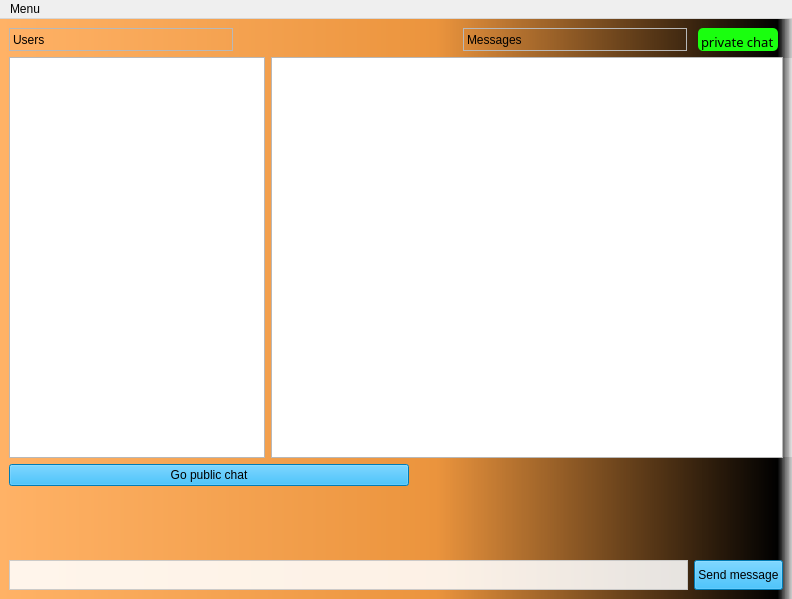
<?xml version="1.0" encoding="UTF-8"?>
<ui version="4.0">
 <class>MainWindow</class>
 <widget class="QMainWindow" name="MainWindow">
  <property name="geometry">
   <rect>
    <x>0</x>
    <y>0</y>
    <width>792</width>
    <height>599</height>
   </rect>
  </property>
  <property name="sizePolicy">
   <sizepolicy hsizetype="Expanding" vsizetype="Expanding">
    <horstretch>0</horstretch>
    <verstretch>0</verstretch>
   </sizepolicy>
  </property>
  <property name="minimumSize">
   <size>
    <width>0</width>
    <height>0</height>
   </size>
  </property>
  <property name="windowTitle">
   <string>MainWindow</string>
  </property>
  <widget class="QWidget" name="centralwidget">
   <property name="sizePolicy">
    <sizepolicy hsizetype="Expanding" vsizetype="Expanding">
     <horstretch>0</horstretch>
     <verstretch>0</verstretch>
    </sizepolicy>
   </property>
   <property name="styleSheet">
    <string notr="true">#centralwidget {
background-color: qlineargradient(spread:pad, x1:0, y1:0, x2:1, y2:0, stop:0 rgba(255, 178, 102, 255), stop:0.55 rgba(235, 148, 61, 255), stop:0.98 rgba(0, 0, 0, 255), stop:1 rgba(0, 0, 0, 0))
}</string>
   </property>
   <layout class="QVBoxLayout" name="verticalLayout_2">
    <item>
     <layout class="QVBoxLayout" name="verticalLayout" stretch="0,1,0,0,0,0">
      <property name="topMargin">
       <number>0</number>
      </property>
      <item>
       <layout class="QHBoxLayout" name="horizontalLayout_3" stretch="0,0,0,0">
        <property name="bottomMargin">
         <number>0</number>
        </property>
        <item>
         <widget class="QLabel" name="usersLable">
          <property name="sizePolicy">
           <sizepolicy hsizetype="Expanding" vsizetype="Expanding">
            <horstretch>0</horstretch>
            <verstretch>0</verstretch>
           </sizepolicy>
          </property>
          <property name="frameShape">
           <enum>QFrame::StyledPanel</enum>
          </property>
          <property name="text">
           <string>Users</string>
          </property>
         </widget>
        </item>
        <item>
         <spacer name="horizontalSpacer">
          <property name="orientation">
           <enum>Qt::Horizontal</enum>
          </property>
          <property name="sizeHint" stdset="0">
           <size>
            <width>40</width>
            <height>20</height>
           </size>
          </property>
         </spacer>
        </item>
        <item>
         <widget class="QLabel" name="messageLable">
          <property name="sizePolicy">
           <sizepolicy hsizetype="Expanding" vsizetype="Expanding">
            <horstretch>0</horstretch>
            <verstretch>0</verstretch>
           </sizepolicy>
          </property>
          <property name="layoutDirection">
           <enum>Qt::LeftToRight</enum>
          </property>
          <property name="frameShape">
           <enum>QFrame::StyledPanel</enum>
          </property>
          <property name="text">
           <string>Messages</string>
          </property>
         </widget>
        </item>
        <item>
         <widget class="QLabel" name="chatTypeLable">
          <property name="font">
           <font>
            <family>Academy Engraved LET</family>
            <pointsize>10</pointsize>
           </font>
          </property>
          <property name="styleSheet">
           <string notr="true">#chatTypeLable {
background-color: rgb(26, 255, 15);
color:rgb(0, 0, 0);
padding: 5,0,5,0;
margin-left: 5px;
margin-right: 5px;
border-radius: 5px;
}</string>
          </property>
          <property name="frameShape">
           <enum>QFrame::StyledPanel</enum>
          </property>
          <property name="text">
           <string>private chat</string>
          </property>
         </widget>
        </item>
       </layout>
      </item>
      <item>
       <layout class="QHBoxLayout" name="horizontalLayout_2" stretch="0,0">
        <item>
         <widget class="QListWidget" name="usersListWidget">
          <property name="sizePolicy">
           <sizepolicy hsizetype="Minimum" vsizetype="MinimumExpanding">
            <horstretch>0</horstretch>
            <verstretch>0</verstretch>
           </sizepolicy>
          </property>
          <property name="minimumSize">
           <size>
            <width>200</width>
            <height>150</height>
           </size>
          </property>
          <property name="styleSheet">
           <string notr="true">QListWidget{ 
selection-background-color: rgba(197, 197, 197, 140);
 selection-color: white; 
}</string>
          </property>
         </widget>
        </item>
        <item>
         <widget class="QListWidget" name="messagesListWidget">
          <property name="sizePolicy">
           <sizepolicy hsizetype="MinimumExpanding" vsizetype="MinimumExpanding">
            <horstretch>0</horstretch>
            <verstretch>0</verstretch>
           </sizepolicy>
          </property>
          <property name="minimumSize">
           <size>
            <width>300</width>
            <height>150</height>
           </size>
          </property>
          <property name="styleSheet">
           <string notr="true">QListWidget{ 
selection-background-color: rgba(197, 197, 197, 140);
 selection-color: white; 
}</string>
          </property>
          <property name="verticalScrollBarPolicy">
           <enum>Qt::ScrollBarAsNeeded</enum>
          </property>
          <property name="horizontalScrollBarPolicy">
           <enum>Qt::ScrollBarAlwaysOff</enum>
          </property>
          <property name="sizeAdjustPolicy">
           <enum>QAbstractScrollArea::AdjustToContents</enum>
          </property>
          <property name="autoScroll">
           <bool>false</bool>
          </property>
          <property name="showDropIndicator" stdset="0">
           <bool>false</bool>
          </property>
          <property name="textElideMode">
           <enum>Qt::ElideLeft</enum>
          </property>
          <property name="verticalScrollMode">
           <enum>QAbstractItemView::ScrollPerPixel</enum>
          </property>
          <property name="horizontalScrollMode">
           <enum>QAbstractItemView::ScrollPerItem</enum>
          </property>
          <property name="batchSize">
           <number>100</number>
          </property>
          <property name="currentRow">
           <number>-1</number>
          </property>
         </widget>
        </item>
       </layout>
      </item>
      <item>
       <layout class="QVBoxLayout" name="verticalLayout_3">
        <property name="bottomMargin">
         <number>0</number>
        </property>
        <item>
         <widget class="QPushButton" name="goToPublicChat">
          <property name="sizePolicy">
           <sizepolicy hsizetype="Maximum" vsizetype="MinimumExpanding">
            <horstretch>0</horstretch>
            <verstretch>0</verstretch>
           </sizepolicy>
          </property>
          <property name="minimumSize">
           <size>
            <width>400</width>
            <height>0</height>
           </size>
          </property>
          <property name="layoutDirection">
           <enum>Qt::LeftToRight</enum>
          </property>
          <property name="autoFillBackground">
           <bool>false</bool>
          </property>
          <property name="styleSheet">
           <string notr="true">QPushButton {
background-color: rgb(0, 173, 255);
}</string>
          </property>
          <property name="text">
           <string>Go public chat</string>
          </property>
         </widget>
        </item>
       </layout>
      </item>
      <item>
       <spacer name="verticalSpacer">
        <property name="orientation">
         <enum>Qt::Vertical</enum>
        </property>
        <property name="sizeHint" stdset="0">
         <size>
          <width>20</width>
          <height>40</height>
         </size>
        </property>
       </spacer>
      </item>
      <item>
       <widget class="QLabel" name="userDataDescription">
        <property name="enabled">
         <bool>true</bool>
        </property>
        <property name="sizePolicy">
         <sizepolicy hsizetype="Preferred" vsizetype="Minimum">
          <horstretch>0</horstretch>
          <verstretch>0</verstretch>
         </sizepolicy>
        </property>
        <property name="minimumSize">
         <size>
          <width>0</width>
          <height>12</height>
         </size>
        </property>
        <property name="font">
         <font>
          <family>Arial</family>
          <pointsize>14</pointsize>
          <italic>true</italic>
         </font>
        </property>
        <property name="text">
         <string/>
        </property>
       </widget>
      </item>
      <item>
       <layout class="QHBoxLayout" name="horizontalLayoutBottom" stretch="0,0">
        <item>
         <widget class="QTextEdit" name="messageTextEdit">
          <property name="sizePolicy">
           <sizepolicy hsizetype="Expanding" vsizetype="Minimum">
            <horstretch>0</horstretch>
            <verstretch>0</verstretch>
           </sizepolicy>
          </property>
          <property name="minimumSize">
           <size>
            <width>0</width>
            <height>30</height>
           </size>
          </property>
          <property name="styleSheet">
           <string notr="true">#messageTextEdit {
background-color: rgba(255, 255, 255, 222);
color: rgb(0, 0, 0);
}</string>
          </property>
          <property name="placeholderText">
           <string/>
          </property>
         </widget>
        </item>
        <item>
         <widget class="QPushButton" name="sendMessageButton">
          <property name="sizePolicy">
           <sizepolicy hsizetype="Fixed" vsizetype="Fixed">
            <horstretch>0</horstretch>
            <verstretch>0</verstretch>
           </sizepolicy>
          </property>
          <property name="minimumSize">
           <size>
            <width>0</width>
            <height>30</height>
           </size>
          </property>
          <property name="autoFillBackground">
           <bool>false</bool>
          </property>
          <property name="styleSheet">
           <string notr="true">QPushButton {
background-color: rgb(0, 173, 255);
}</string>
          </property>
          <property name="text">
           <string>Send message</string>
          </property>
         </widget>
        </item>
       </layout>
      </item>
     </layout>
    </item>
   </layout>
  </widget>
  <widget class="QMenuBar" name="menuBar">
   <property name="geometry">
    <rect>
     <x>0</x>
     <y>0</y>
     <width>792</width>
     <height>24</height>
    </rect>
   </property>
   <widget class="QMenu" name="menuChat_Client">
    <property name="title">
     <string>Menu</string>
    </property>
    <addaction name="separator"/>
    <addaction name="actionOpen_owner_client"/>
    <addaction name="actionClose_this_client"/>
   </widget>
   <addaction name="menuChat_Client"/>
  </widget>
  <action name="actionOpen_owner_client">
   <property name="text">
    <string>Open new client</string>
   </property>
  </action>
  <action name="actionClose_this_client">
   <property name="text">
    <string>Close this client</string>
   </property>
  </action>
 </widget>
 <resources/>
 <connections/>
</ui>
